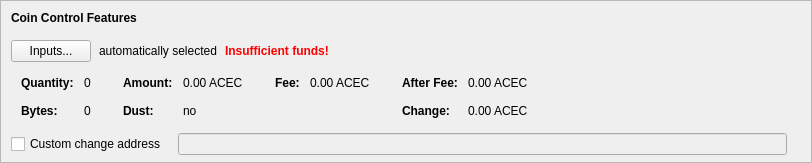
    <widget class="QFrame" name="frameCoinControl">
     <property name="sizePolicy">
      <sizepolicy hsizetype="Expanding" vsizetype="Expanding">
       <horstretch>0</horstretch>
       <verstretch>0</verstretch>
      </sizepolicy>
     </property>
     <property name="maximumSize">
      <size>
       <width>16777215</width>
       <height>16777215</height>
      </size>
     </property>
     <property name="frameShape">
      <enum>QFrame::StyledPanel</enum>
     </property>
     <property name="frameShadow">
      <enum>QFrame::Sunken</enum>
     </property>
     <layout class="QVBoxLayout" name="verticalLayoutCoinControl2">
      <property name="spacing">
       <number>0</number>
      </property>
      <property name="leftMargin">
       <number>0</number>
      </property>
      <property name="topMargin">
       <number>0</number>
      </property>
      <property name="rightMargin">
       <number>0</number>
      </property>
      <property name="bottomMargin">
       <number>6</number>
      </property>
      <item>
       <layout class="QVBoxLayout" name="verticalLayoutCoinControl" stretch="0,0,0,0,1">
        <property name="spacing">
         <number>0</number>
        </property>
        <property name="leftMargin">
         <number>10</number>
        </property>
        <property name="topMargin">
         <number>10</number>
        </property>
        <item>
         <layout class="QHBoxLayout" name="horizontalLayoutCoinControl1">
          <property name="bottomMargin">
           <number>15</number>
          </property>
          <item>
           <widget class="QLabel" name="labelCoinControlFeatures">
            <property name="sizePolicy">
             <sizepolicy hsizetype="Preferred" vsizetype="Maximum">
              <horstretch>0</horstretch>
              <verstretch>0</verstretch>
             </sizepolicy>
            </property>
            <property name="font">
             <font>
              <weight>75</weight>
              <bold>true</bold>
             </font>
            </property>
            <property name="styleSheet">
             <string notr="true">font-weight:bold;</string>
            </property>
            <property name="text">
             <string>Coin Control Features</string>
            </property>
           </widget>
          </item>
         </layout>
        </item>
        <item>
         <layout class="QHBoxLayout" name="horizontalLayoutCoinControl2" stretch="0,0,0,0">
          <property name="spacing">
           <number>8</number>
          </property>
          <property name="bottomMargin">
           <number>10</number>
          </property>
          <item>
           <widget class="QPushButton" name="pushButtonCoinControl">
            <property name="styleSheet">
             <string notr="true"/>
            </property>
            <property name="text">
             <string>Inputs...</string>
            </property>
            <property name="autoDefault">
             <bool>false</bool>
            </property>
           </widget>
          </item>
          <item>
           <widget class="QLabel" name="labelCoinControlAutomaticallySelected">
            <property name="text">
             <string>automatically selected</string>
            </property>
            <property name="margin">
             <number>5</number>
            </property>
           </widget>
          </item>
          <item>
           <widget class="QLabel" name="labelCoinControlInsuffFunds">
            <property name="font">
             <font>
              <weight>75</weight>
              <bold>true</bold>
             </font>
            </property>
            <property name="styleSheet">
             <string notr="true">color:red;font-weight:bold;</string>
            </property>
            <property name="text">
             <string>Insufficient funds!</string>
            </property>
            <property name="margin">
             <number>5</number>
            </property>
           </widget>
          </item>
          <item>
           <spacer name="horizontalSpacerCoinControl">
            <property name="orientation">
             <enum>Qt::Horizontal</enum>
            </property>
            <property name="sizeHint" stdset="0">
             <size>
              <width>40</width>
              <height>1</height>
             </size>
            </property>
           </spacer>
          </item>
         </layout>
        </item>
        <item>
         <widget class="QWidget" name="widgetCoinControl" native="true">
          <property name="sizePolicy">
           <sizepolicy hsizetype="Preferred" vsizetype="Preferred">
            <horstretch>0</horstretch>
            <verstretch>0</verstretch>
           </sizepolicy>
          </property>
          <property name="minimumSize">
           <size>
            <width>0</width>
            <height>0</height>
           </size>
          </property>
          <property name="styleSheet">
           <string notr="true"/>
          </property>
          <layout class="QHBoxLayout" name="horizontalLayoutCoinControl5">
           <property name="leftMargin">
            <number>0</number>
           </property>
           <property name="topMargin">
            <number>0</number>
           </property>
           <property name="rightMargin">
            <number>0</number>
           </property>
           <property name="bottomMargin">
            <number>0</number>
           </property>
           <item>
            <layout class="QHBoxLayout" name="horizontalLayoutCoinControl3" stretch="0,0,0,1">
             <property name="spacing">
              <number>20</number>
             </property>
             <property name="topMargin">
              <number>0</number>
             </property>
             <property name="bottomMargin">
              <number>10</number>
             </property>
             <item>
              <layout class="QFormLayout" name="formLayoutCoinControl1">
               <property name="horizontalSpacing">
                <number>10</number>
               </property>
               <property name="verticalSpacing">
                <number>14</number>
               </property>
               <property name="leftMargin">
                <number>10</number>
               </property>
               <property name="topMargin">
                <number>4</number>
               </property>
               <property name="rightMargin">
                <number>6</number>
               </property>
               <item row="0" column="0">
                <widget class="QLabel" name="labelCoinControlQuantityText">
                 <property name="font">
                  <font>
                   <weight>75</weight>
                   <bold>true</bold>
                  </font>
                 </property>
                 <property name="text">
                  <string>Quantity:</string>
                 </property>
                 <property name="margin">
                  <number>0</number>
                 </property>
                </widget>
               </item>
               <item row="0" column="1">
                <widget class="QLabel" name="labelCoinControlQuantity">
                 <property name="cursor">
                  <cursorShape>IBeamCursor</cursorShape>
                 </property>
                 <property name="contextMenuPolicy">
                  <enum>Qt::ActionsContextMenu</enum>
                 </property>
                 <property name="text">
                  <string notr="true">0</string>
                 </property>
                 <property name="margin">
                  <number>0</number>
                 </property>
                 <property name="textInteractionFlags">
                  <set>Qt::LinksAccessibleByMouse|Qt::TextSelectableByKeyboard|Qt::TextSelectableByMouse</set>
                 </property>
                </widget>
               </item>
               <item row="1" column="0">
                <widget class="QLabel" name="labelCoinControlBytesText">
                 <property name="font">
                  <font>
                   <weight>75</weight>
                   <bold>true</bold>
                  </font>
                 </property>
                 <property name="text">
                  <string>Bytes:</string>
                 </property>
                </widget>
               </item>
               <item row="1" column="1">
                <widget class="QLabel" name="labelCoinControlBytes">
                 <property name="cursor">
                  <cursorShape>IBeamCursor</cursorShape>
                 </property>
                 <property name="contextMenuPolicy">
                  <enum>Qt::ActionsContextMenu</enum>
                 </property>
                 <property name="text">
                  <string notr="true">0</string>
                 </property>
                 <property name="textInteractionFlags">
                  <set>Qt::LinksAccessibleByMouse|Qt::TextSelectableByKeyboard|Qt::TextSelectableByMouse</set>
                 </property>
                </widget>
               </item>
              </layout>
             </item>
             <item>
              <layout class="QFormLayout" name="formLayoutCoinControl2">
               <property name="horizontalSpacing">
                <number>10</number>
               </property>
               <property name="verticalSpacing">
                <number>14</number>
               </property>
               <property name="leftMargin">
                <number>6</number>
               </property>
               <property name="topMargin">
                <number>4</number>
               </property>
               <property name="rightMargin">
                <number>6</number>
               </property>
               <item row="0" column="0">
                <widget class="QLabel" name="labelCoinControlAmountText">
                 <property name="font">
                  <font>
                   <weight>75</weight>
                   <bold>true</bold>
                  </font>
                 </property>
                 <property name="text">
                  <string>Amount:</string>
                 </property>
                 <property name="margin">
                  <number>0</number>
                 </property>
                </widget>
               </item>
               <item row="0" column="1">
                <widget class="QLabel" name="labelCoinControlAmount">
                 <property name="cursor">
                  <cursorShape>IBeamCursor</cursorShape>
                 </property>
                 <property name="contextMenuPolicy">
                  <enum>Qt::ActionsContextMenu</enum>
                 </property>
                 <property name="text">
                  <string notr="true">0.00 ACEC</string>
                 </property>
                 <property name="textInteractionFlags">
                  <set>Qt::LinksAccessibleByMouse|Qt::TextSelectableByKeyboard|Qt::TextSelectableByMouse</set>
                 </property>
                </widget>
               </item>
               <item row="1" column="0">
                <widget class="QLabel" name="labelCoinControlLowOutputText">
                 <property name="font">
                  <font>
                   <weight>75</weight>
                   <bold>true</bold>
                  </font>
                 </property>
                 <property name="text">
                  <string>Dust:</string>
                 </property>
                </widget>
               </item>
               <item row="1" column="1">
                <widget class="QLabel" name="labelCoinControlLowOutput">
                 <property name="cursor">
                  <cursorShape>IBeamCursor</cursorShape>
                 </property>
                 <property name="contextMenuPolicy">
                  <enum>Qt::ActionsContextMenu</enum>
                 </property>
                 <property name="text">
                  <string notr="true">no</string>
                 </property>
                 <property name="textInteractionFlags">
                  <set>Qt::LinksAccessibleByMouse|Qt::TextSelectableByKeyboard|Qt::TextSelectableByMouse</set>
                 </property>
                </widget>
               </item>
              </layout>
             </item>
             <item>
              <layout class="QFormLayout" name="formLayoutCoinControl3">
               <property name="horizontalSpacing">
                <number>10</number>
               </property>
               <property name="verticalSpacing">
                <number>14</number>
               </property>
               <property name="leftMargin">
                <number>6</number>
               </property>
               <property name="topMargin">
                <number>4</number>
               </property>
               <property name="rightMargin">
                <number>6</number>
               </property>
               <item row="0" column="0">
                <widget class="QLabel" name="labelCoinControlFeeText">
                 <property name="font">
                  <font>
                   <weight>75</weight>
                   <bold>true</bold>
                  </font>
                 </property>
                 <property name="text">
                  <string>Fee:</string>
                 </property>
                 <property name="margin">
                  <number>0</number>
                 </property>
                </widget>
               </item>
               <item row="0" column="1">
                <widget class="QLabel" name="labelCoinControlFee">
                 <property name="cursor">
                  <cursorShape>IBeamCursor</cursorShape>
                 </property>
                 <property name="contextMenuPolicy">
                  <enum>Qt::ActionsContextMenu</enum>
                 </property>
                 <property name="text">
                  <string notr="true">0.00 ACEC</string>
                 </property>
                 <property name="textInteractionFlags">
                  <set>Qt::LinksAccessibleByMouse|Qt::TextSelectableByKeyboard|Qt::TextSelectableByMouse</set>
                 </property>
                </widget>
               </item>
              </layout>
             </item>
             <item>
              <layout class="QFormLayout" name="formLayoutCoinControl4">
               <property name="horizontalSpacing">
                <number>10</number>
               </property>
               <property name="verticalSpacing">
                <number>14</number>
               </property>
               <property name="leftMargin">
                <number>6</number>
               </property>
               <property name="topMargin">
                <number>4</number>
               </property>
               <property name="rightMargin">
                <number>6</number>
               </property>
               <item row="0" column="0">
                <widget class="QLabel" name="labelCoinControlAfterFeeText">
                 <property name="font">
                  <font>
                   <weight>75</weight>
                   <bold>true</bold>
                  </font>
                 </property>
                 <property name="text">
                  <string>After Fee:</string>
                 </property>
                 <property name="margin">
                  <number>0</number>
                 </property>
                </widget>
               </item>
               <item row="0" column="1">
                <widget class="QLabel" name="labelCoinControlAfterFee">
                 <property name="cursor">
                  <cursorShape>IBeamCursor</cursorShape>
                 </property>
                 <property name="contextMenuPolicy">
                  <enum>Qt::ActionsContextMenu</enum>
                 </property>
                 <property name="text">
                  <string notr="true">0.00 ACEC</string>
                 </property>
                 <property name="textInteractionFlags">
                  <set>Qt::LinksAccessibleByMouse|Qt::TextSelectableByKeyboard|Qt::TextSelectableByMouse</set>
                 </property>
                </widget>
               </item>
               <item row="1" column="0">
                <widget class="QLabel" name="labelCoinControlChangeText">
                 <property name="font">
                  <font>
                   <weight>75</weight>
                   <bold>true</bold>
                  </font>
                 </property>
                 <property name="text">
                  <string>Change:</string>
                 </property>
                </widget>
               </item>
               <item row="1" column="1">
                <widget class="QLabel" name="labelCoinControlChange">
                 <property name="cursor">
                  <cursorShape>IBeamCursor</cursorShape>
                 </property>
                 <property name="contextMenuPolicy">
                  <enum>Qt::ActionsContextMenu</enum>
                 </property>
                 <property name="text">
                  <string notr="true">0.00 ACEC</string>
                 </property>
                 <property name="textInteractionFlags">
                  <set>Qt::LinksAccessibleByMouse|Qt::TextSelectableByKeyboard|Qt::TextSelectableByMouse</set>
                 </property>
                </widget>
               </item>
              </layout>
             </item>
            </layout>
           </item>
          </layout>
         </widget>
        </item>
        <item>
         <layout class="QHBoxLayout" name="horizontalLayoutCoinControl4" stretch="0,0,0">
          <property name="spacing">
           <number>12</number>
          </property>
          <property name="sizeConstraint">
           <enum>QLayout::SetDefaultConstraint</enum>
          </property>
          <property name="topMargin">
           <number>5</number>
          </property>
          <property name="rightMargin">
           <number>5</number>
          </property>
          <item>
           <widget class="QCheckBox" name="checkBoxCoinControlChange">
            <property name="toolTip">
             <string>If this is activated, but the change address is empty or invalid, change will be sent to a newly generated address.</string>
            </property>
            <property name="text">
             <string>Custom change address</string>
            </property>
           </widget>
          </item>
          <item>
           <widget class="QValidatedLineEdit" name="lineEditCoinControlChange">
            <property name="enabled">
             <bool>false</bool>
            </property>
            <property name="sizePolicy">
             <sizepolicy hsizetype="Expanding" vsizetype="Fixed">
              <horstretch>0</horstretch>
              <verstretch>0</verstretch>
             </sizepolicy>
            </property>
           </widget>
          </item>
          <item>
           <widget class="QLabel" name="labelCoinControlChangeLabel">
            <property name="sizePolicy">
             <sizepolicy hsizetype="Preferred" vsizetype="Expanding">
              <horstretch>0</horstretch>
              <verstretch>0</verstretch>
             </sizepolicy>
            </property>
            <property name="minimumSize">
             <size>
              <width>0</width>
              <height>0</height>
             </size>
            </property>
            <property name="text">
             <string/>
            </property>
            <property name="margin">
             <number>3</number>
            </property>
           </widget>
          </item>
         </layout>
        </item>
        <item>
         <spacer name="verticalSpacerCoinControl">
          <property name="orientation">
           <enum>Qt::Vertical</enum>
          </property>
          <property name="sizeHint" stdset="0">
           <size>
            <width>800</width>
            <height>1</height>
           </size>
          </property>
         </spacer>
        </item>
       </layout>
      </item>
     </layout>
    </widget>
